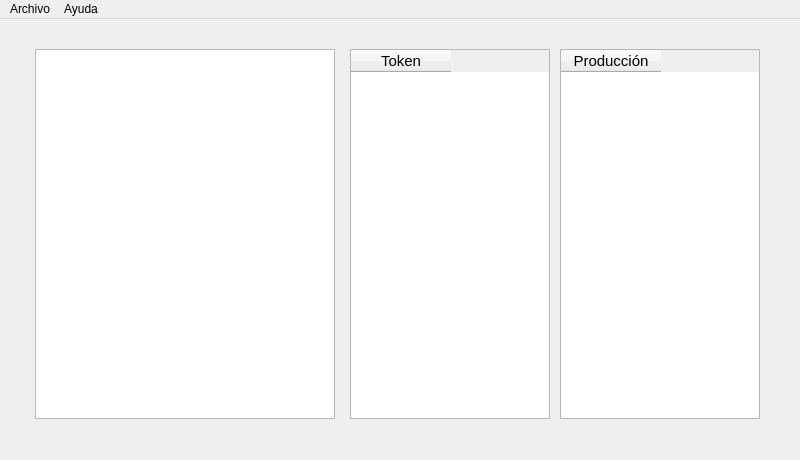
<?xml version="1.0" encoding="UTF-8"?>
<ui version="4.0">
 <class>MainWindow</class>
 <widget class="QMainWindow" name="MainWindow">
  <property name="geometry">
   <rect>
    <x>0</x>
    <y>0</y>
    <width>800</width>
    <height>460</height>
   </rect>
  </property>
  <property name="windowTitle">
   <string>Analizador L&amp;S</string>
  </property>
  <widget class="QWidget" name="centralwidget">
   <widget class="QTableWidget" name="tokens">
    <property name="geometry">
     <rect>
      <x>350</x>
      <y>30</y>
      <width>200</width>
      <height>370</height>
     </rect>
    </property>
    <property name="lineWidth">
     <number>1</number>
    </property>
    <property name="editTriggers">
     <set>QAbstractItemView::NoEditTriggers</set>
    </property>
    <column>
     <property name="text">
      <string>Token</string>
     </property>
     <property name="font">
      <font>
       <family>Segoe UI</family>
       <pointsize>11</pointsize>
      </font>
     </property>
    </column>
   </widget>
   <widget class="QTableWidget" name="producciones">
    <property name="geometry">
     <rect>
      <x>560</x>
      <y>30</y>
      <width>200</width>
      <height>370</height>
     </rect>
    </property>
    <property name="editTriggers">
     <set>QAbstractItemView::NoEditTriggers</set>
    </property>
    <property name="showGrid">
     <bool>true</bool>
    </property>
    <column>
     <property name="text">
      <string>Producción</string>
     </property>
     <property name="font">
      <font>
       <family>Segoe UI</family>
       <pointsize>11</pointsize>
      </font>
     </property>
    </column>
   </widget>
   <widget class="QTextBrowser" name="textBrowser">
    <property name="geometry">
     <rect>
      <x>35</x>
      <y>30</y>
      <width>300</width>
      <height>370</height>
     </rect>
    </property>
    <property name="font">
     <font>
      <family>Segoe UI</family>
      <pointsize>9</pointsize>
     </font>
    </property>
   </widget>
  </widget>
  <widget class="QMenuBar" name="menubar">
   <property name="geometry">
    <rect>
     <x>0</x>
     <y>0</y>
     <width>800</width>
     <height>20</height>
    </rect>
   </property>
   <widget class="QMenu" name="menuArchivo">
    <property name="title">
     <string>Archivo</string>
    </property>
    <addaction name="actionAbrir"/>
    <addaction name="actionGenerar"/>
    <addaction name="separator"/>
    <addaction name="actionSalir"/>
   </widget>
   <widget class="QMenu" name="menuAyuda">
    <property name="title">
     <string>Ayuda</string>
    </property>
    <addaction name="actionAyuda"/>
    <addaction name="separator"/>
    <addaction name="actionAcerca_de"/>
   </widget>
   <addaction name="menuArchivo"/>
   <addaction name="menuAyuda"/>
  </widget>
  <action name="actionAbrir">
   <property name="text">
    <string>Abrir</string>
   </property>
   <property name="font">
    <font>
     <family>Segoe UI</family>
     <pointsize>9</pointsize>
    </font>
   </property>
  </action>
  <action name="actionGenerar">
   <property name="text">
    <string>Generar</string>
   </property>
   <property name="font">
    <font>
     <family>Segoe UI</family>
     <pointsize>9</pointsize>
    </font>
   </property>
  </action>
  <action name="actionSalir">
   <property name="text">
    <string>Salir</string>
   </property>
   <property name="font">
    <font>
     <family>Segoe UI</family>
     <pointsize>9</pointsize>
    </font>
   </property>
  </action>
  <action name="actionAyuda">
   <property name="text">
    <string>Abrir Ayuda</string>
   </property>
   <property name="font">
    <font>
     <family>Segoe UI</family>
     <pointsize>9</pointsize>
    </font>
   </property>
  </action>
  <action name="actionAcerca_de">
   <property name="text">
    <string>Acerca de</string>
   </property>
   <property name="font">
    <font>
     <family>Segoe UI</family>
     <pointsize>9</pointsize>
    </font>
   </property>
  </action>
 </widget>
 <resources/>
 <connections/>
</ui>
